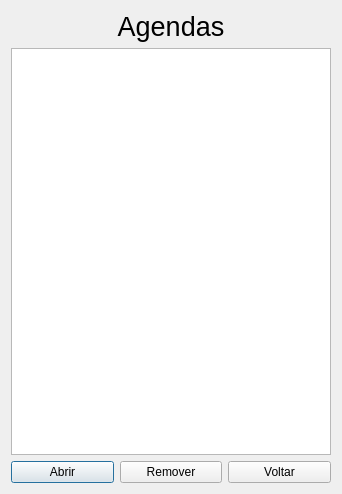
<?xml version="1.0" encoding="UTF-8"?>
<ui version="4.0">
 <class>ListarAgendas</class>
 <widget class="QDialog" name="ListarAgendas">
  <property name="geometry">
   <rect>
    <x>0</x>
    <y>0</y>
    <width>342</width>
    <height>494</height>
   </rect>
  </property>
  <property name="windowTitle">
   <string>Dialog</string>
  </property>
  <layout class="QGridLayout" name="gridLayout">
   <item row="0" column="0">
    <widget class="QLabel" name="label">
     <property name="font">
      <font>
       <pointsize>20</pointsize>
       <weight>50</weight>
       <bold>false</bold>
      </font>
     </property>
     <property name="text">
      <string>Agendas</string>
     </property>
     <property name="alignment">
      <set>Qt::AlignCenter</set>
     </property>
    </widget>
   </item>
   <item row="1" column="0">
    <widget class="QListWidget" name="Agendas">
     <property name="font">
      <font>
       <pointsize>12</pointsize>
      </font>
     </property>
    </widget>
   </item>
   <item row="2" column="0">
    <layout class="QHBoxLayout" name="horizontalLayout">
     <item>
      <widget class="QPushButton" name="AbrirAgenda">
       <property name="text">
        <string>Abrir</string>
       </property>
      </widget>
     </item>
     <item>
      <widget class="QPushButton" name="Remover">
       <property name="text">
        <string>Remover</string>
       </property>
      </widget>
     </item>
     <item>
      <widget class="QPushButton" name="Cancelar">
       <property name="text">
        <string>Voltar</string>
       </property>
      </widget>
     </item>
    </layout>
   </item>
  </layout>
 </widget>
 <resources/>
 <connections>
  <connection>
   <sender>Cancelar</sender>
   <signal>clicked()</signal>
   <receiver>ListarAgendas</receiver>
   <slot>reject()</slot>
   <hints>
    <hint type="sourcelabel">
     <x>435</x>
     <y>445</y>
    </hint>
    <hint type="destinationlabel">
     <x>523</x>
     <y>449</y>
    </hint>
   </hints>
  </connection>
 </connections>
</ui>
